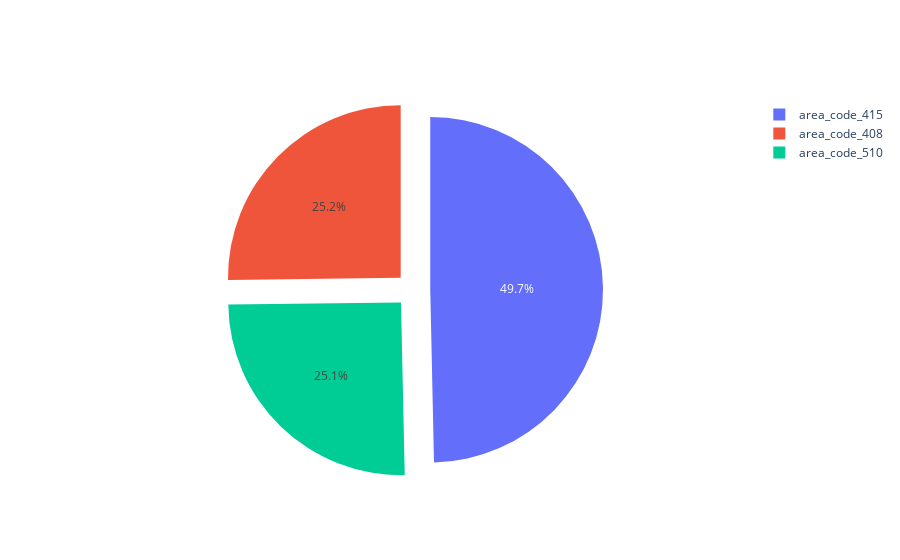

The code cell stored with this chart in its notebook:
### Code cell
labels = df['area_code'].unique()
values = df['area_code'].value_counts()
diagram = go.Figure(data = [go.Pie(labels = labels, values = values, pull = [0.1, 0.1, 0.1])])
diagram.show()

### Figure 1 — Plotly figure (JSON) as saved in the notebook; plotly's stock layout.template omitted (floating-point values rounded to 4 significant figures)
{"data": [{"labels": ["area_code_415", "area_code_408", "area_code_510"], "pull": [0.1, 0.1, 0.1], "type": "pie", "values": [1655, 840, 838]}], "layout": {"autosize": true}}
